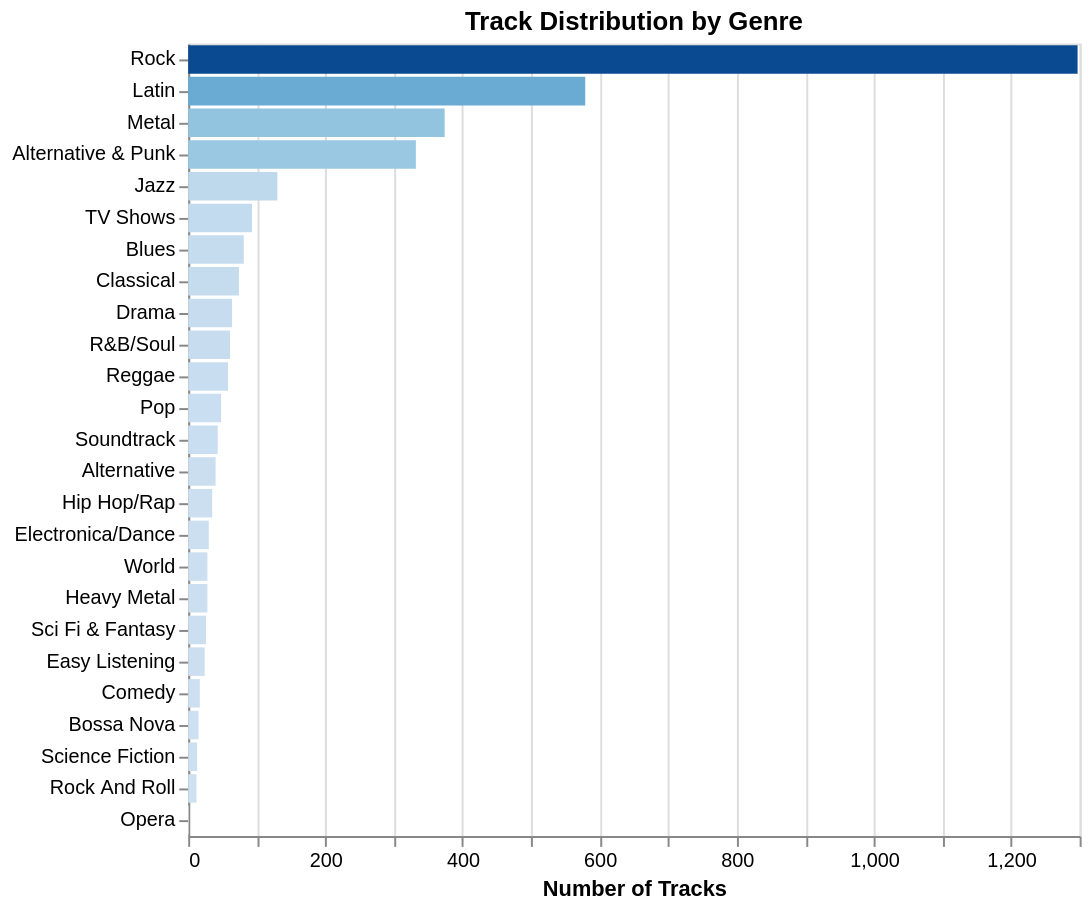

Here is the notebook cell this chart was saved with:
### Markdown cell above
### Horizontal bar: Genre distribution

### Code cell
df_genres = genre_counts.DataFrame()

alt.Chart(df_genres).mark_bar().encode(
    x=alt.X('track_count:Q', title='Number of Tracks'),
    y=alt.Y('genre:N', sort='-x', title=None),
    color=alt.Color('track_count:Q', scale=alt.Scale(scheme='blues'), legend=None),
    tooltip=['genre', 'track_count']
).properties(title='Track Distribution by Genre', width=450, height=400)

### Figure 1 — Vega-Lite specification as saved in the notebook (floating-point values rounded to 4 significant figures)
{"config": {"view": {"continuousWidth": 300, "continuousHeight": 300}}, "data": {"name": "data-15fbebe0f94c9e771260c589c5ad6a3c"}, "mark": {"type": "bar"}, "encoding": {"color": {"field": "track_count", "legend": null, "scale": {"scheme": "blues"}, "type": "quantitative"}, "tooltip": [{"field": "genre", "type": "nominal"}, {"field": "track_count", "type": "quantitative"}], "x": {"field": "track_count", "title": "Number of Tracks", "type": "quantitative"}, "y": {"field": "genre", "sort": "-x", "title": null, "type": "nominal"}}, "height": 400, "title": "Track Distribution by Genre", "width": 450, "$schema": "https://vega.github.io/schema/vega-lite/v6.1.0.json", "datasets": {"data-15fbebe0f94c9e771260c589c5ad6a3c": [{"genre": "Rock", "track_count": 1297}, {"genre": "Latin", "track_count": 579}, {"genre": "Metal", "track_count": 374}, {"genre": "Alternative & Punk", "track_count": 332}, {"genre": "Jazz", "track_count": 130}, {"genre": "TV Shows", "track_count": 93}, {"genre": "Blues", "track_count": 81}, {"genre": "Classical", "track_count": 74}, {"genre": "Drama", "track_count": 64}, {"genre": "R&B/Soul", "track_count": 61}, {"genre": "Reggae", "track_count": 58}, {"genre": "Pop", "track_count": 48}, {"genre": "Soundtrack", "track_count": 43}, {"genre": "Alternative", "track_count": 40}, {"genre": "Hip Hop/Rap", "track_count": 35}, {"genre": "Electronica/Dance", "track_count": 30}, {"genre": "World", "track_count": 28}, {"genre": "Heavy Metal", "track_count": 28}, {"genre": "Sci Fi & Fantasy", "track_count": 26}, {"genre": "Easy Listening", "track_count": 24}, {"genre": "Comedy", "track_count": 17}, {"genre": "Bossa Nova", "track_count": 15}, {"genre": "Science Fiction", "track_count": 13}, {"genre": "Rock And Roll", "track_count": 12}, {"genre": "Opera", "track_count": 1}]}}
